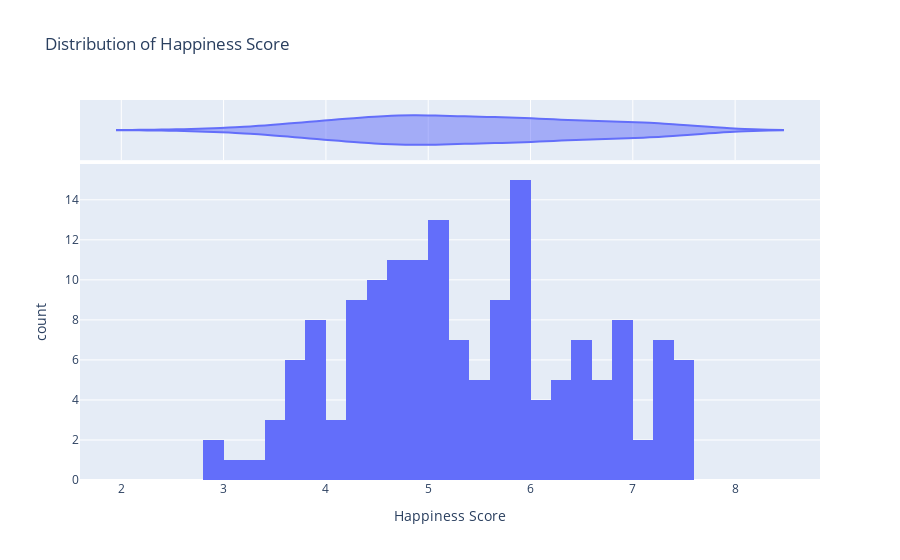

Notebook source saved alongside this figure:
### Code cell
fig = px.histogram(df, x='Happiness Score', marginal='violin', nbins=30, title='Distribution of Happiness Score')

fig.show()

### Figure 1 — Plotly figure (JSON) as saved in the notebook; plotly's stock layout.template omitted (floating-point values rounded to 4 significant figures; data arrays with more than 128 entries replaced by an {"elided": "..."} marker saying what was removed)
{"data": [{"alignmentgroup": "True", "bingroup": "x", "hovertemplate": "Happiness Score=%{x}<br>count=%{y}<extra></extra>", "legendgroup": "", "marker": {"color": "#636efa", "pattern": {"shape": ""}}, "name": "", "nbinsx": 30, "offsetgroup": "", "orientation": "v", "showlegend": false, "type": "histogram", "x": {"elided": "158 float values"}, "xaxis": "x", "yaxis": "y"}, {"alignmentgroup": "True", "hovertemplate": "Happiness Score=%{x}<extra></extra>", "legendgroup": "", "marker": {"color": "#636efa"}, "name": "", "offsetgroup": "", "scalegroup": "x", "showlegend": false, "type": "violin", "x": {"elided": "158 float values"}, "xaxis": "x2", "yaxis": "y2"}], "layout": {"barmode": "relative", "legend": {"tracegroupgap": 0}, "title": {"text": "Distribution of Happiness Score"}, "xaxis": {"anchor": "y", "domain": [0, 1], "title": {"text": "Happiness Score"}}, "xaxis2": {"anchor": "y2", "domain": [0, 1], "matches": "x", "showgrid": true, "showticklabels": false}, "yaxis": {"anchor": "x", "domain": [0, 0.8316], "title": {"text": "count"}}, "yaxis2": {"anchor": "x2", "domain": [0.8416, 1], "matches": "y2", "showgrid": false, "showline": false, "showticklabels": false, "ticks": ""}}}
